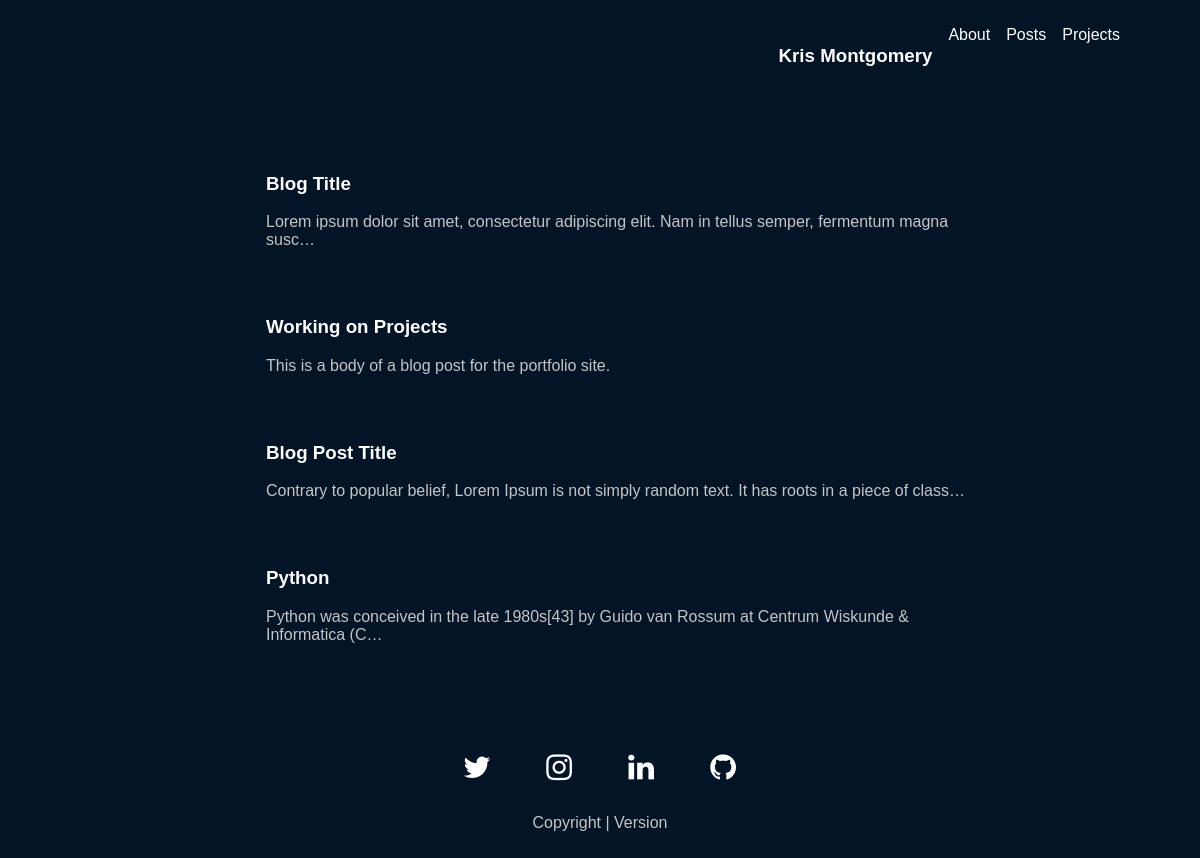
/posts/, run on the app's committed database.
### main/models.py (models this page shows, shortened)
class blogPosts(models.Model):
    author = models.ForeignKey(User, on_delete=models.SET_NULL, null=True)
    blog_title = models.CharField(max_length=200)
    blog_image = models.ImageField(upload_to='static/images', blank=True, null=True, height_field=None, width_field=None, max_length=100,)
    blog_image_info = models.TextField(null=True, blank=True)
    blog_body = models.TextField(null=True, blank=True)
    blog_created_date = models.DateTimeField(auto_now=True)
    blog_topic_one_title = models.CharField(max_length=200, default='Default')
    blog_topic_image_one = models.ImageField(upload_to='static/images', blank=True, null=True, height_field=None, width_field=None, max_length=100,)
    blog_topic_image_info = models.TextField(null=True, blank=True)
    topic_one_body = models.TextField(null=True, blank=True)
    blog_topic_two_title = models.CharField(max_length=200, default='Default')
    blog_topic_image_two = models.ImageField(upload_to='static/images', blank=True, null=True, height_field=None, width_field=None, max_length=100,)
    blog_topic_image_info_two = models.TextField(null=True, blank=True)
    topic_one_body_two = models.TextField(null=True, blank=True)
    blog_links = models.URLField(max_length=500, null=True, blank=True)
    blog_links_two = models.URLField(max_length=500, null=True, blank=True)

### main/views.py (the view)
# urls.py: path('posts/', views.loadAllPosts, name='posts'),
def loadAllPosts(request):
    all_posts = blogPosts.objects.all()
    context = {
        'all_posts': all_posts
    }
    return render(request, 'main/posts.html', context)

### main/templates/main/posts.html
{% extends 'main.html' %}
{% load static %}
{% block content %}
<div class="posts-container">
    <div class="leftside"></div>
        <div class="posts-main-content">
            <ul>
                {% for ap in all_posts %}
                    <li class="posts" onclick='location.href="post/{{ap.id}}";'>
                        <h3>{{ap.blog_title}}</h4>
                        <p>{{ap.blog_body|truncatechars:100}}</p>
                    </li>
                {% endfor %}
            </ul>
        </div>
    <div class="rightside"></div>
</div>
{% endblock content %}

### static/styles/main.css (style rules this page uses)
body { background-color: rgb(3, 20, 38); font-family: 'Trebuchet MS', sans-serif; margin: 0 4rem 0 4rem; }
h1, h2, h3 { color: white; }
p, small { color: #c5c5c5; }
.leftside { padding: 10px; text-align: center; }
.rightside { padding: 10px; text-align: center; }
.posts-container { display: grid; grid-template-columns: 1fr 3fr 1fr; margin-bottom: 50px; }
.posts-main-content { padding: 10px; color: white; }
.posts { list-style: none; padding: 1em; color: #c5c5c5; cursor: pointer; position: relative; transition: 0.5s; border-radius: 5px; text-align: left; width: 100%; }
.posts:after { content: '→'; position: absolute; opacity: 0; top: 14px; right: -20px; transition: 0.5s; }
ul { padding:0; }
@media only screen and (max-width: 1200px) { body { margin: 0; } }
@media only screen and (max-width: 1200px) { .leftside { z-index: 10; } }

### data on the page
blogPosts: blog_title "Blog Title", blog_body "Lorem ipsum dolor sit amet, consectetur adipiscing elit. Nam in tellus semper, fermentum magna susc…"
blogPosts: blog_title "Working on Projects", blog_body "This is a body of a blog post for the portfolio site."
blogPosts: blog_title "Blog Post Title", blog_body "Contrary to popular belief, Lorem Ipsum is not simply random text. It has roots in a piece of class…"
blogPosts: blog_title "Python", blog_body "Python was conceived in the late 1980s[43] by Guido van Rossum at Centrum Wiskunde & Informatica (C…"
